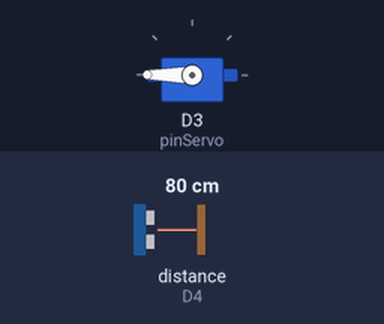
Simulated run of this sketch. Board: ESP8266 (NodeMCU). On the bench: servo. Wiring (inferred from the names in the program): ultrasonic range finder: trigger D5; echo D4. The test bench sets the inputs (shaded band); at power-on: distance to the obstacle (sensor on D4) 80 cm. The echo pulse lasts 58.3 µs per cm.

Above: at 1.2 s.
1.3 s: distance to the obstacle (sensor on D4) set to 8 cm
2.8 s: distance to the obstacle (sensor on D4) set to 5 cm
At 4.35 s:
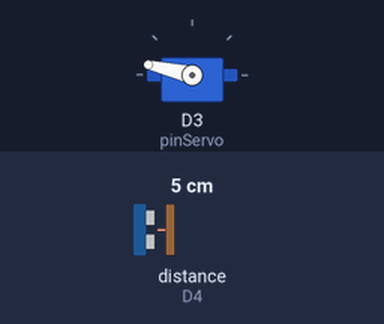
At 5.68 s:
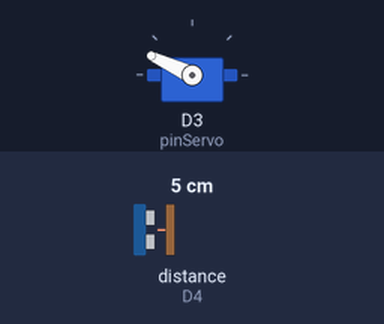
Timing chart, 0 to 20.8 s (numbered marks = the images above; inputs shaded):
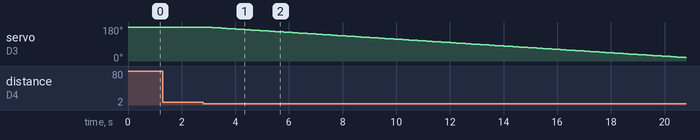

The sketch:

washTimer.ino
```cpp
#include <Servo.h>
#define echoPin D4
#define trigPin D5
#define pinServo D3

Servo Myservo;
int pos;
long duration;
int distance;

void setup(){
Myservo.attach(pinServo);
pinMode(echoPin,INPUT);
pinMode(trigPin, OUTPUT);
//Serial.begin(9600);

}

//void setup(){
//Myservo.attach(3);
//pinMode(echoPin,INPUT);
//pinMode(trigPin,OUTPUT);
//
//}

void loop() {
digitalWrite(trigPin,LOW);
delayMicroseconds(2);

digitalWrite(trigPin,HIGH);
delayMicroseconds(10);

digitalWrite(trigPin,LOW);

duration= pulseIn(echoPin,HIGH);
distance= (duration*0.034/2);

  if(distance <= 5){
    for(pos=180; pos>=0; pos--){
      Myservo.write(pos);
      delay(111.1);
    }

}
  else{
      Myservo.write(180);
  }
  //delay(200);

}
```

Measured:
- the behaviour switches between 7 and 6 cm on distance to the obstacle (sensor on D4) (found by bisection; images 0 and 1)
- after the input at 1.3 s, every drawn part: stays the same
- after the input at 2.8 s, servo on D3 (pinServo): moves from 180° to 18° over 17.9 s, starting after 0.11 s
